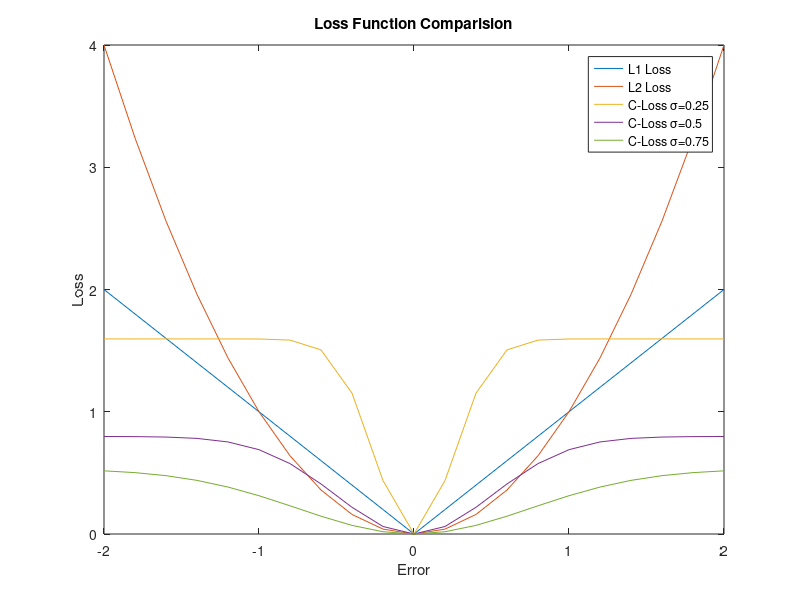

Recreate this plot in MATLAB.
clc; clear;

Error=-2:0.2:2;

L1=abs(Error);
L2=Error.^2;

sigma=0.25;
lambda=1/(2*(sigma)^2);
G0=1/(sqrt(2*pi)*sigma);
G1=1/(sqrt(2*pi)*sigma).*exp(-lambda*(Error).^2);
Correntropy_025=G0-G1;

sigma=0.5;
lambda=1/(2*(sigma)^2);
G0=1/(sqrt(2*pi)*sigma);
G1=1/(sqrt(2*pi)*sigma).*exp(-lambda*(Error).^2);
Correntropy_05=G0-G1;

sigma=0.75;
lambda=1/(2*(sigma)^2);
G0=1/(sqrt(2*pi)*sigma);
G1=1/(sqrt(2*pi)*sigma).*exp(-lambda*(Error).^2);
Correntropy_075=G0-G1;

figure(1)
plot(Error,L1)
hold on
plot(Error,L2)
plot(Error,Correntropy_025)
plot(Error,Correntropy_05)
plot(Error,Correntropy_075)
hold off
title('Loss Function Comparision')
xlabel('Error')
ylabel('Loss')
legend('L1 Loss','L2 Loss','C-Loss \sigma=0.25','C-Loss \sigma=0.5','C-Loss \sigma=0.75')
